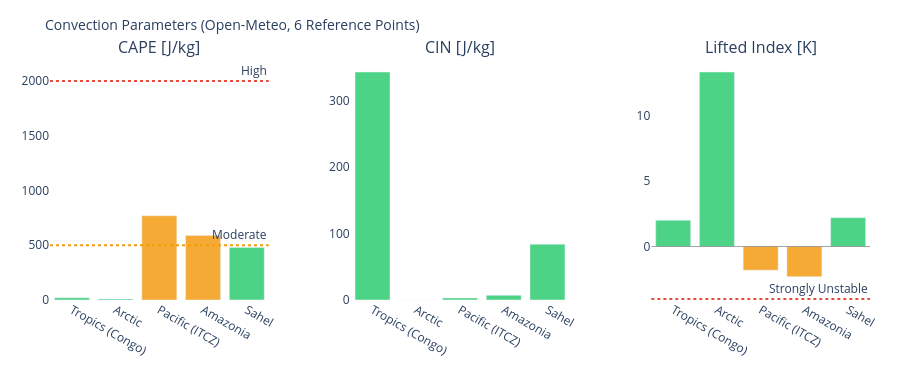

Notebook code for this chart:
### Markdown cell above
---
## 3. Visualizations

### Code cell
# ============================================================
# CAPE / CIN / LIFTED INDEX – Convection potential
# ============================================================

if not df_atm.empty:
    fig = make_subplots(
        rows=1, cols=3,
        subplot_titles=['CAPE [J/kg]', 'CIN [J/kg]', 'Lifted Index [K]'],
        horizontal_spacing=0.1
    )
    pts = df_atm['point'].tolist()
    pt_colors = ['#E85D24','#185FA5','#888780','#378ADD','#639922','#F2A623']

    # CAPE – höher = mehr Gewitterpotential
    cape_vals = df_atm['cape'].fillna(0).tolist()
    cape_colors = ['#e74c3c' if v > 2000 else '#f39c12' if v > 500 else '#2ecc71'
                   for v in cape_vals]
    fig.add_trace(go.Bar(x=pts, y=cape_vals, marker_color=cape_colors,
                         opacity=0.85, showlegend=False), row=1, col=1)
    fig.add_hline(y=2000, line_dash='dot', line_color='#e74c3c',
                  annotation_text='High', row=1, col=1)
    fig.add_hline(y=500,  line_dash='dot', line_color='#f39c12',
                  annotation_text='Moderate', row=1, col=1)

    # CIN – negativer = stärker gedeckelt (weniger Auslöse)
    cin_vals = df_atm['cin'].fillna(0).tolist()
    cin_colors = ['#e74c3c' if v < -200 else '#f39c12' if v < -50 else '#2ecc71'
                  for v in cin_vals]
    fig.add_trace(go.Bar(x=pts, y=cin_vals, marker_color=cin_colors,
                         opacity=0.85, showlegend=False), row=1, col=2)

    # Lifted Index – negativ = instabil
    li_vals = df_atm['li'].fillna(0).tolist()
    li_colors = ['#e74c3c' if v < -4 else '#f39c12' if v < 0 else '#2ecc71'
                 for v in li_vals]
    fig.add_trace(go.Bar(x=pts, y=li_vals, marker_color=li_colors,
                         opacity=0.85, showlegend=False), row=1, col=3)
    fig.add_hline(y=0, line_color='gray', line_width=0.7, row=1, col=3)
    fig.add_hline(y=-4, line_dash='dot', line_color='#e74c3c',
                  annotation_text='Strongly Unstable', row=1, col=3)

    fig.update_layout(
        title=dict(text='Convection Parameters (Open-Meteo, 6 Reference Points)', font=dict(size=14)),
        height=380, plot_bgcolor='rgba(0,0,0,0)', paper_bgcolor='rgba(0,0,0,0)',
        margin=dict(l=50, r=30, t=60, b=80)
    )
    fig.update_xaxes(tickangle=30)
    fig.show()

### Figure 1 — Plotly figure (JSON) as saved in the notebook; plotly's stock layout.template omitted (floating-point values rounded to 4 significant figures)
{"data": [{"marker": {"color": ["#2ecc71", "#2ecc71", "#f39c12", "#f39c12", "#2ecc71"]}, "opacity": 0.85, "showlegend": false, "type": "bar", "x": ["Tropics (Congo)", "Arctic", "Pacific (ITCZ)", "Amazonia", "Sahel"], "xaxis": "x", "y": [20.0, 10.0, 770.0, 590.0, 480.0], "yaxis": "y"}, {"marker": {"color": ["#2ecc71", "#2ecc71", "#2ecc71", "#2ecc71", "#2ecc71"]}, "opacity": 0.85, "showlegend": false, "type": "bar", "x": ["Tropics (Congo)", "Arctic", "Pacific (ITCZ)", "Amazonia", "Sahel"], "xaxis": "x2", "y": [343.0, 0.0, 3.0, 7.0, 84.0], "yaxis": "y2"}, {"marker": {"color": ["#2ecc71", "#2ecc71", "#f39c12", "#f39c12", "#2ecc71"]}, "opacity": 0.85, "showlegend": false, "type": "bar", "x": ["Tropics (Congo)", "Arctic", "Pacific (ITCZ)", "Amazonia", "Sahel"], "xaxis": "x3", "y": [2.0, 13.3, -1.8, -2.3, 2.2], "yaxis": "y3"}], "layout": {"annotations": [{"font": {"size": 16}, "showarrow": false, "text": "CAPE [J/kg]", "x": 0.1333, "xanchor": "center", "xref": "paper", "y": 1.0, "yanchor": "bottom", "yref": "paper"}, {"font": {"size": 16}, "showarrow": false, "text": "CIN [J/kg]", "x": 0.5, "xanchor": "center", "xref": "paper", "y": 1.0, "yanchor": "bottom", "yref": "paper"}, {"font": {"size": 16}, "showarrow": false, "text": "Lifted Index [K]", "x": 0.8667, "xanchor": "center", "xref": "paper", "y": 1.0, "yanchor": "bottom", "yref": "paper"}, {"showarrow": false, "text": "High", "x": 1, "xanchor": "right", "xref": "x domain", "y": 2000, "yanchor": "bottom", "yref": "y"}, {"showarrow": false, "text": "Moderate", "x": 1, "xanchor": "right", "xref": "x domain", "y": 500, "yanchor": "bottom", "yref": "y"}, {"showarrow": false, "text": "Strongly Unstable", "x": 1, "xanchor": "right", "xref": "x3 domain", "y": -4, "yanchor": "bottom", "yref": "y3"}], "height": 380, "margin": {"b": 80, "l": 50, "r": 30, "t": 60}, "paper_bgcolor": "rgba(0,0,0,0)", "plot_bgcolor": "rgba(0,0,0,0)", "shapes": [{"line": {"color": "#e74c3c", "dash": "dot"}, "type": "line", "x0": 0, "x1": 1, "xref": "x domain", "y0": 2000, "y1": 2000, "yref": "y"}, {"line": {"color": "#f39c12", "dash": "dot"}, "type": "line", "x0": 0, "x1": 1, "xref": "x domain", "y0": 500, "y1": 500, "yref": "y"}, {"line": {"color": "gray", "width": 0.7}, "type": "line", "x0": 0, "x1": 1, "xref": "x3 domain", "y0": 0, "y1": 0, "yref": "y3"}, {"line": {"color": "#e74c3c", "dash": "dot"}, "type": "line", "x0": 0, "x1": 1, "xref": "x3 domain", "y0": -4, "y1": -4, "yref": "y3"}], "title": {"font": {"size": 14}, "text": "Convection Parameters (Open-Meteo, 6 Reference Points)"}, "xaxis": {"anchor": "y", "domain": [0.0, 0.2667], "tickangle": 30}, "xaxis2": {"anchor": "y2", "domain": [0.3667, 0.6333], "tickangle": 30}, "xaxis3": {"anchor": "y3", "domain": [0.7333, 1.0], "tickangle": 30}, "yaxis": {"anchor": "x", "domain": [0.0, 1.0]}, "yaxis2": {"anchor": "x2", "domain": [0.0, 1.0]}, "yaxis3": {"anchor": "x3", "domain": [0.0, 1.0]}}}
